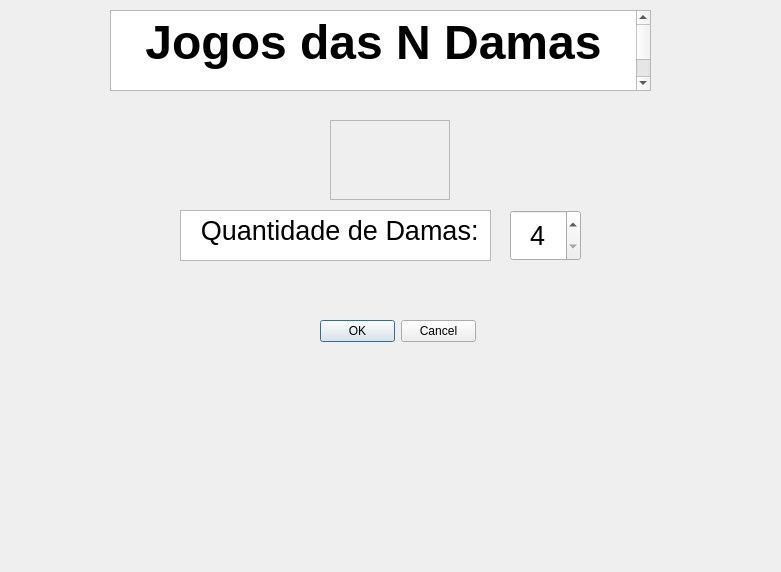
<?xml version="1.0" encoding="UTF-8"?>
<ui version="4.0">
 <class>Dialog</class>
 <widget class="QDialog" name="Dialog">
  <property name="geometry">
   <rect>
    <x>0</x>
    <y>0</y>
    <width>781</width>
    <height>572</height>
   </rect>
  </property>
  <property name="windowTitle">
   <string>Dialog</string>
  </property>
  <widget class="QDialogButtonBox" name="buttonBox">
   <property name="geometry">
    <rect>
     <x>320</x>
     <y>320</y>
     <width>156</width>
     <height>23</height>
    </rect>
   </property>
   <property name="orientation">
    <enum>Qt::Horizontal</enum>
   </property>
   <property name="standardButtons">
    <set>QDialogButtonBox::Cancel|QDialogButtonBox::Ok</set>
   </property>
  </widget>
  <widget class="QTextBrowser" name="textBrowser">
   <property name="geometry">
    <rect>
     <x>110</x>
     <y>10</y>
     <width>541</width>
     <height>81</height>
    </rect>
   </property>
   <property name="html">
    <string>&lt;!DOCTYPE HTML PUBLIC &quot;-//W3C//DTD HTML 4.0//EN&quot; &quot;http://www.w3.org/TR/REC-html40/strict.dtd&quot;&gt;
&lt;html&gt;&lt;head&gt;&lt;meta name=&quot;qrichtext&quot; content=&quot;1&quot; /&gt;&lt;style type=&quot;text/css&quot;&gt;
p, li { white-space: pre-wrap; }
&lt;/style&gt;&lt;/head&gt;&lt;body style=&quot; font-family:'MS Shell Dlg 2'; font-size:8.25pt; font-weight:400; font-style:normal;&quot;&gt;
&lt;p align=&quot;center&quot; style=&quot; margin-top:0px; margin-bottom:0px; margin-left:0px; margin-right:0px; -qt-block-indent:0; text-indent:0px;&quot;&gt;&lt;span style=&quot; font-size:36pt; font-weight:600;&quot;&gt;Jogos das N Damas&lt;/span&gt;&lt;/p&gt;
&lt;p align=&quot;center&quot; style=&quot;-qt-paragraph-type:empty; margin-top:0px; margin-bottom:0px; margin-left:0px; margin-right:0px; -qt-block-indent:0; text-indent:0px; font-size:36pt; font-weight:600;&quot;&gt;&lt;br /&gt;&lt;/p&gt;&lt;/body&gt;&lt;/html&gt;</string>
   </property>
  </widget>
  <widget class="QSpinBox" name="spinBox">
   <property name="geometry">
    <rect>
     <x>510</x>
     <y>210</y>
     <width>71</width>
     <height>51</height>
    </rect>
   </property>
   <property name="font">
    <font>
     <family>Arial</family>
     <pointsize>20</pointsize>
     <weight>50</weight>
     <bold>false</bold>
     <underline>false</underline>
    </font>
   </property>
   <property name="autoFillBackground">
    <bool>false</bool>
   </property>
   <property name="wrapping">
    <bool>false</bool>
   </property>
   <property name="alignment">
    <set>Qt::AlignCenter</set>
   </property>
   <property name="minimum">
    <number>4</number>
   </property>
   <property name="maximum">
    <number>99</number>
   </property>
  </widget>
  <widget class="QTextBrowser" name="textBrowser_2">
   <property name="geometry">
    <rect>
     <x>180</x>
     <y>210</y>
     <width>311</width>
     <height>51</height>
    </rect>
   </property>
   <property name="html">
    <string>&lt;!DOCTYPE HTML PUBLIC &quot;-//W3C//DTD HTML 4.0//EN&quot; &quot;http://www.w3.org/TR/REC-html40/strict.dtd&quot;&gt;
&lt;html&gt;&lt;head&gt;&lt;meta name=&quot;qrichtext&quot; content=&quot;1&quot; /&gt;&lt;style type=&quot;text/css&quot;&gt;
p, li { white-space: pre-wrap; }
&lt;/style&gt;&lt;/head&gt;&lt;body style=&quot; font-family:'MS Shell Dlg 2'; font-size:8.25pt; font-weight:400; font-style:normal;&quot;&gt;
&lt;p align=&quot;right&quot; style=&quot; margin-top:0px; margin-bottom:0px; margin-left:0px; margin-right:0px; -qt-block-indent:0; text-indent:0px;&quot;&gt;&lt;span style=&quot; font-size:20pt;&quot;&gt;Quantidade de Damas: &lt;/span&gt;&lt;/p&gt;&lt;/body&gt;&lt;/html&gt;</string>
   </property>
  </widget>
  <widget class="QFrame" name="frame">
   <property name="geometry">
    <rect>
     <x>330</x>
     <y>120</y>
     <width>120</width>
     <height>80</height>
    </rect>
   </property>
   <property name="autoFillBackground">
    <bool>true</bool>
   </property>
   <property name="frameShape">
    <enum>QFrame::StyledPanel</enum>
   </property>
   <property name="frameShadow">
    <enum>QFrame::Raised</enum>
   </property>
  </widget>
  <zorder>textBrowser</zorder>
  <zorder>buttonBox</zorder>
  <zorder>spinBox</zorder>
  <zorder>textBrowser_2</zorder>
  <zorder>frame</zorder>
 </widget>
 <resources/>
 <connections>
  <connection>
   <sender>buttonBox</sender>
   <signal>accepted()</signal>
   <receiver>Dialog</receiver>
   <slot>accept()</slot>
   <hints>
    <hint type="sourcelabel">
     <x>248</x>
     <y>254</y>
    </hint>
    <hint type="destinationlabel">
     <x>157</x>
     <y>274</y>
    </hint>
   </hints>
  </connection>
  <connection>
   <sender>buttonBox</sender>
   <signal>rejected()</signal>
   <receiver>Dialog</receiver>
   <slot>reject()</slot>
   <hints>
    <hint type="sourcelabel">
     <x>316</x>
     <y>260</y>
    </hint>
    <hint type="destinationlabel">
     <x>286</x>
     <y>274</y>
    </hint>
   </hints>
  </connection>
 </connections>
</ui>
